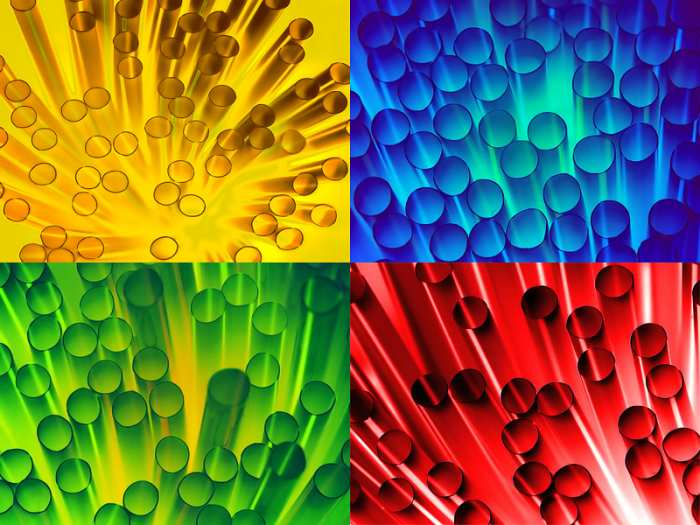
#> input picture Pratica G4/Delivery3/co.jpg, 700 x 525 px
$ python lines.py
#> lines starting #> are read from the running program, lines starting #| are printed output that depends on the picture; after the words box and inside, x2 and y2 are one past the last pixel; in counts of white or black regions, pixels touching at a corner belong together
import cv2 as cv
import numpy as np

img = cv.imread(cv.samples.findFile('co.jpg'))
#> img is the input picture: shape (525, 700, 3); mean B, G, R 60.9, 109.6, 122.6
gray = cv.cvtColor(img,cv.COLOR_BGR2GRAY)
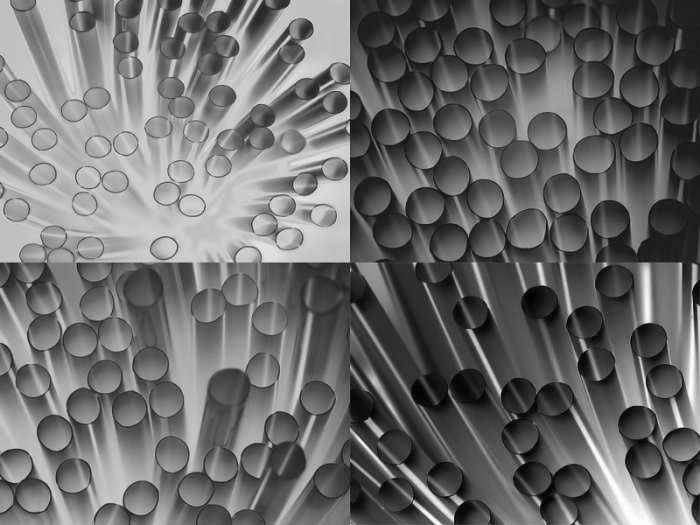
#> gray: shape (525, 700); min 0, max 255, mean 107.9
edges = cv.Canny(gray,50,150,apertureSize = 3)
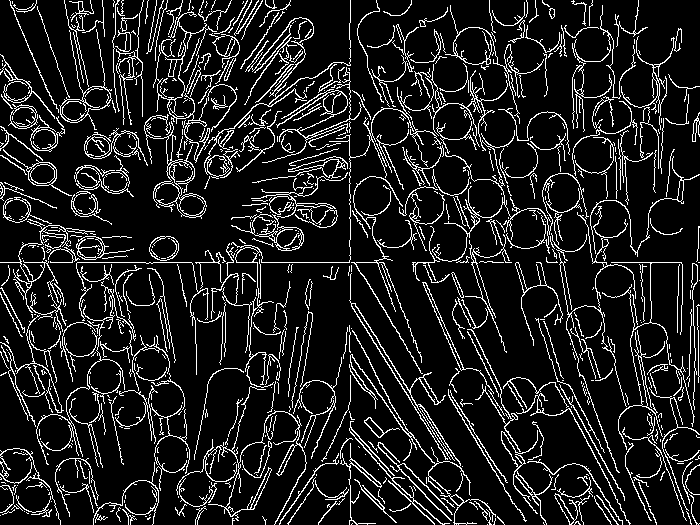
#> edges: shape (525, 700); 12.1% white in thin lines or dots
lines = cv.HoughLinesP(edges,1,np.pi/180,100,minLineLength=100,maxLineGap=10)
#> lines = 20 rows, first 6: [0, 262, 383, 262], [350, 520, 350, 413], [351, 306, 448, 461], [350, 253, 439, 402], [448, 393, 524, 520], [9, 0, 53, 103]
for line in lines:
    x1,y1,x2,y2 = line[0]
    cv.line(img,(x1,y1),(x2,y2),(0,255,0),2)
#> this loop made 20 passes
#> (x1, y1, x2, y2) on passes 1 to 12: (0, 262, 383, 262), (350, 520, 350, 413), (351, 306, 448, 461), (350, 253, 439, 402), (448, 393, 524, 520), (9, 0, 53, 103), (349, 204, 349, 23), (351, 328, 416, 449), (71, 19, 91, 121), (156, 45, 264, 153), (453, 195, 504, 350), (345, 345, 416, 447)
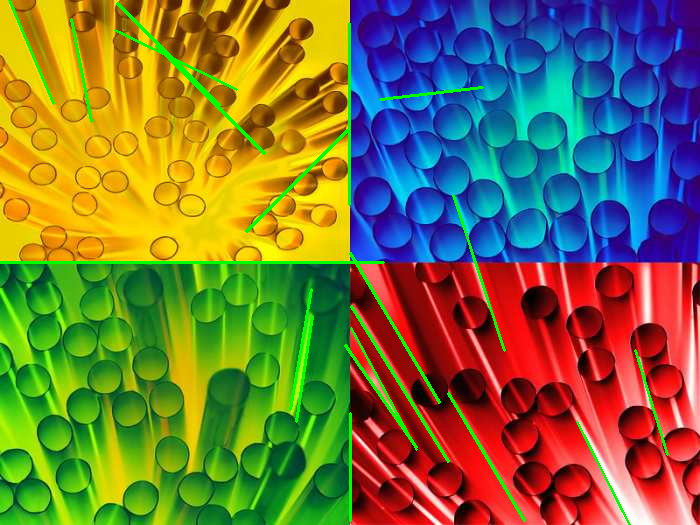
#> img: shape (525, 700, 3); 2.41% of pixels changed, all inside (x1, y1, x2, y2) = (0, 0, 669, 525)

cv.imwrite('houghlines5.jpg',img)
